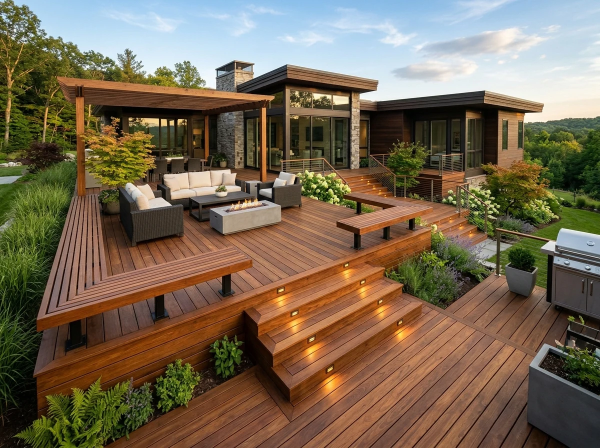
#> input picture assets/images/index/home-deck.webp, 1200 x 896 px, found by its file name (shown at 1/2 size)
$ python test_crop_lighting.py
#> lines starting #> are read from the running program, lines starting #| are printed output that depends on the picture
from PIL import Image

im = Image.open('assets/images/index/home-deck.webp')
#> im is the input picture: PIL image 1200x896 RGB; mean R, G, B 118.9, 103.6, 82.1
w, h = im.size
#> w = 1200; h = 896
print("home-deck size:", w, h)
#| home-deck size: 1200 896

# Stair riser lights are in the lower-left-to-center stairs
# Let's crop stairs: (w*0.25, h*0.55, w*0.85, h*0.95)
crop_box = (int(w * 0.25), int(h * 0.55), int(w * 0.85), int(h * 0.95))
#> crop_box = (300, 492, 1020, 851)
cropped = im.crop(crop_box)
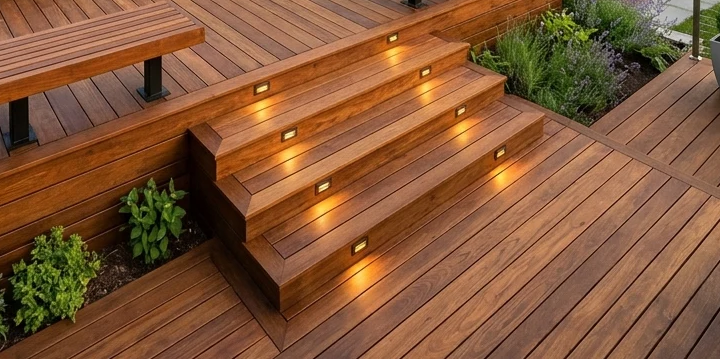
#> cropped: PIL image 720x359 RGB; mean R, G, B 131.5, 87.4, 55.3
cropped = cropped.resize((600, 450), Image.Resampling.LANCZOS)
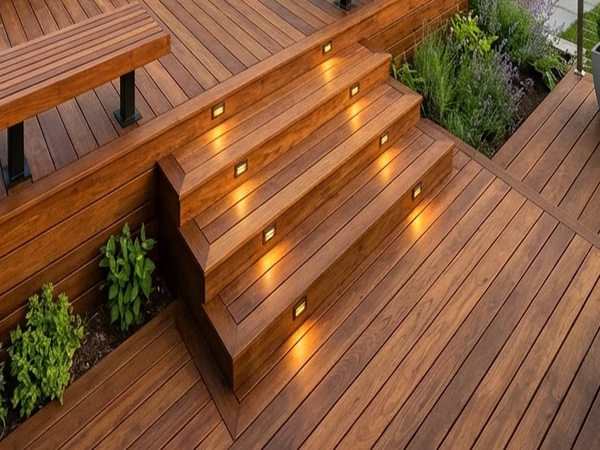
#> cropped: PIL image 600x450 RGB; mean R, G, B 131.5, 87.4, 55.3
cropped.save('scratch/test_stair_lights.webp', 'WEBP', quality=90)
print("Saved scratch/test_stair_lights.webp")

$ run again, with assets/images/index/home-craftsmanship.webp copied over assets/images/index/home-deck.webp
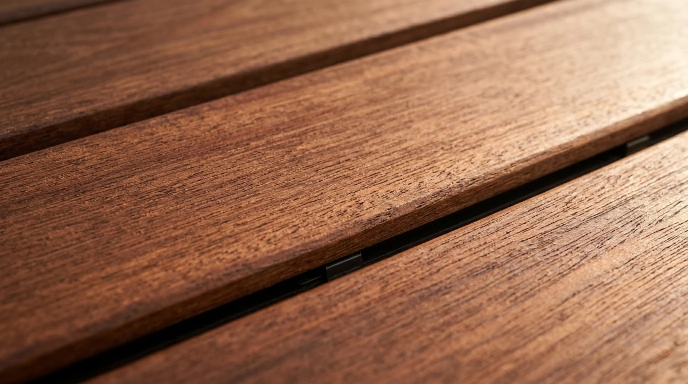
#> input picture assets/images/index/home-craftsmanship.webp, 1376 x 768 px, found by its file name (shown at 1/2 size)
#> im is the input picture: PIL image 1376x768 RGB; mean R, G, B 148.3, 102.8, 77.2
#| home-deck size: 1376 768
#> `cropped = im.crop(crop_box)`:
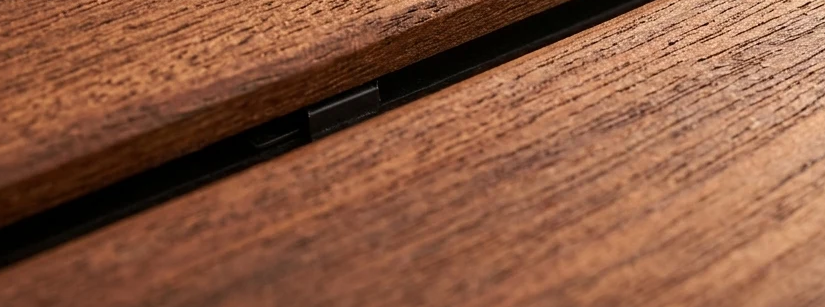
#> cropped: PIL image 825x307 RGB; mean R, G, B 138.3, 89.3, 64.3
#> `cropped = cropped.resize((600, 450), Image.Resampling.LANCZOS)`:
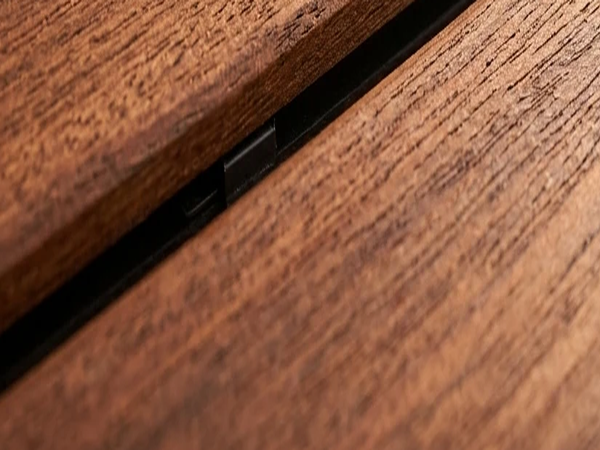
#> cropped: PIL image 600x450 RGB; mean R, G, B 138.3, 89.3, 64.3

$ run again, with assets/images/index/home-design-approach.webp copied over assets/images/index/home-deck.webp
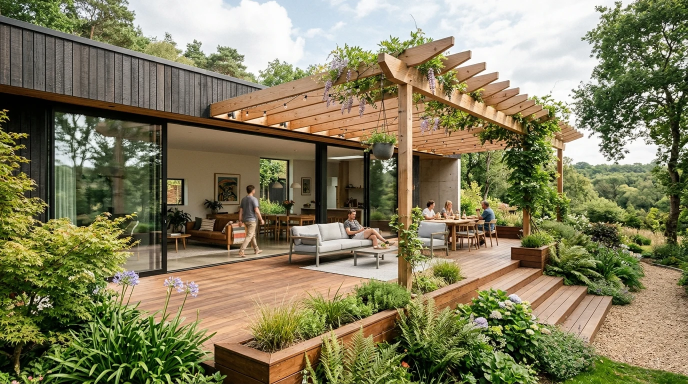
#> input picture assets/images/index/home-design-approach.webp, 1376 x 768 px, found by its file name (shown at 1/2 size)
#> im is the input picture: PIL image 1376x768 RGB; mean R, G, B 131.4, 126.1, 93.5
#| home-deck size: 1376 768
#> `cropped = im.crop(crop_box)`:
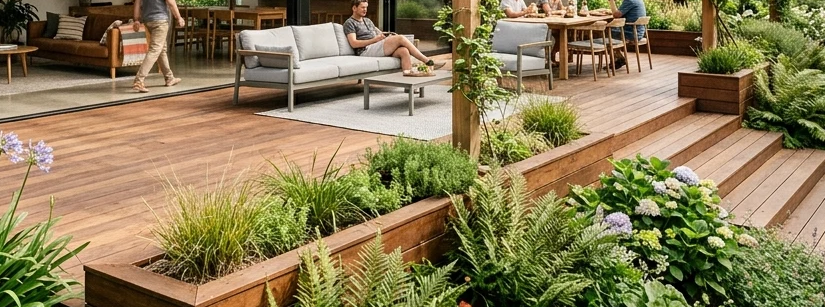
#> cropped: PIL image 825x307 RGB; mean R, G, B 139.3, 124.7, 85.4
#> `cropped = cropped.resize((600, 450), Image.Resampling.LANCZOS)`:
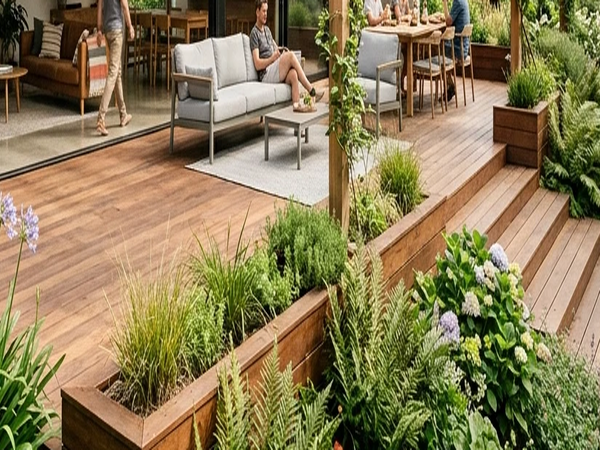
#> cropped: PIL image 600x450 RGB; mean R, G, B 139.3, 124.7, 85.5

$ run again, with assets/images/index/home-enjoy.webp copied over assets/images/index/home-deck.webp
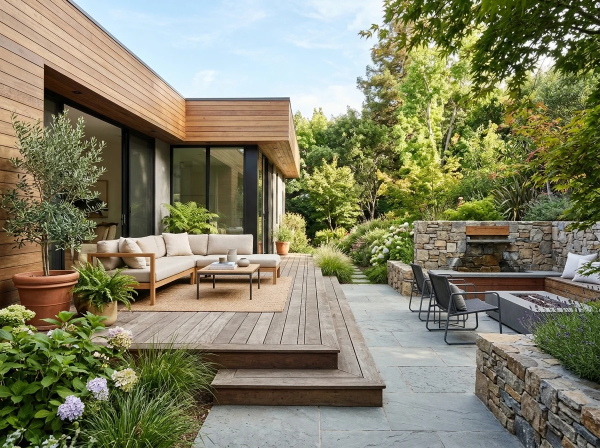
#> input picture assets/images/index/home-enjoy.webp, 1200 x 896 px, found by its file name (shown at 1/2 size)
#> im is the input picture: PIL image 1200x896 RGB; mean R, G, B 130, 129.1, 102.8
#| home-deck size: 1200 896
#> `cropped = im.crop(crop_box)`:
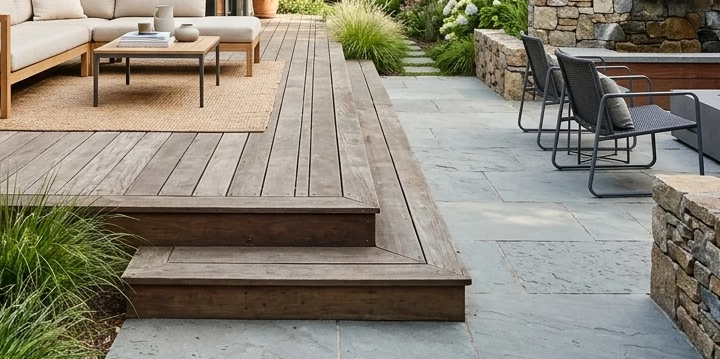
#> cropped: PIL image 720x359 RGB; mean R, G, B 138, 132.4, 118.6
#> `cropped = cropped.resize((600, 450), Image.Resampling.LANCZOS)`:
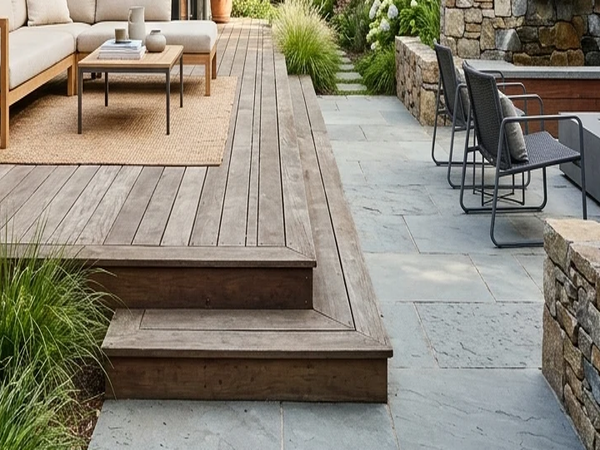
#> cropped: PIL image 600x450 RGB; mean R, G, B 138, 132.4, 118.6
